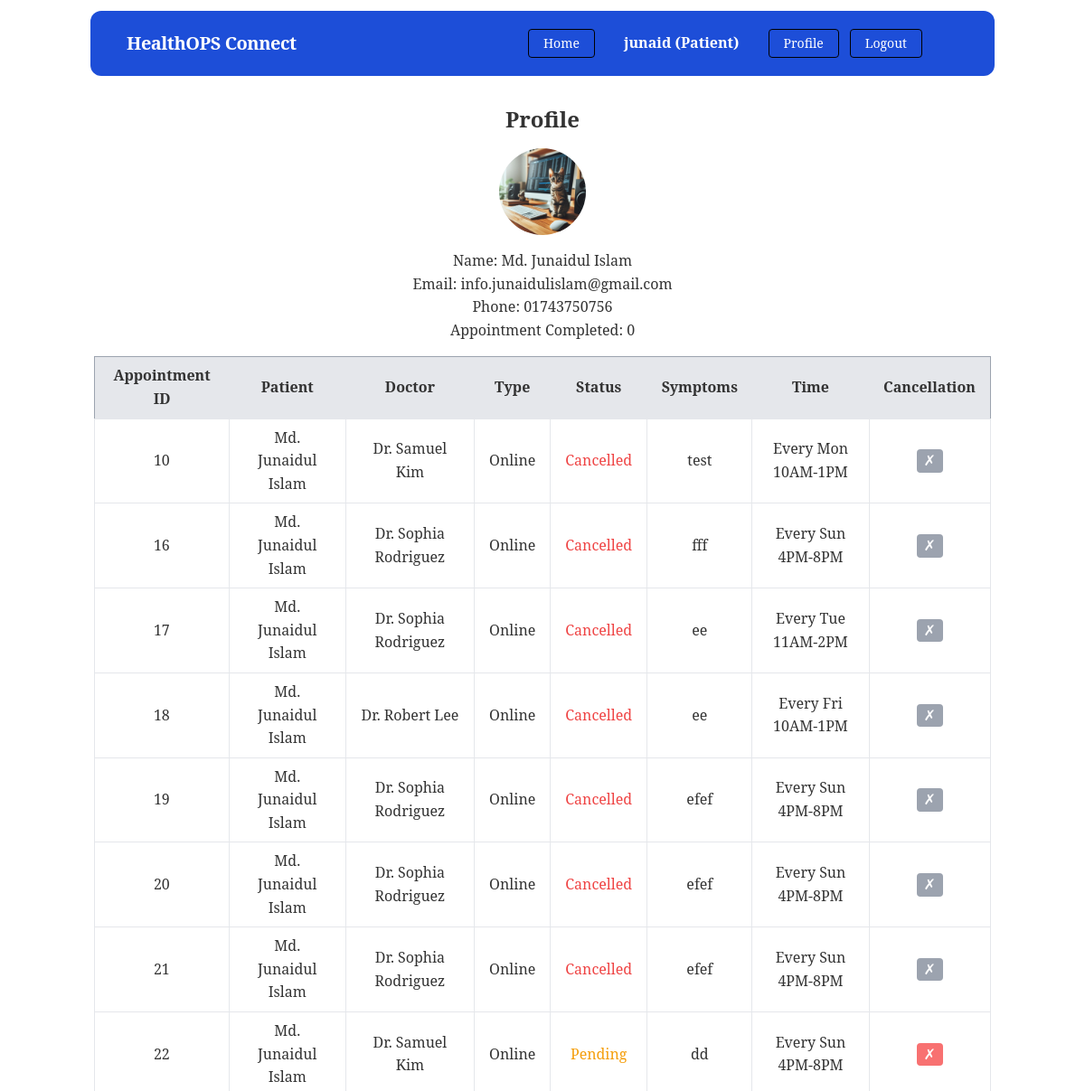
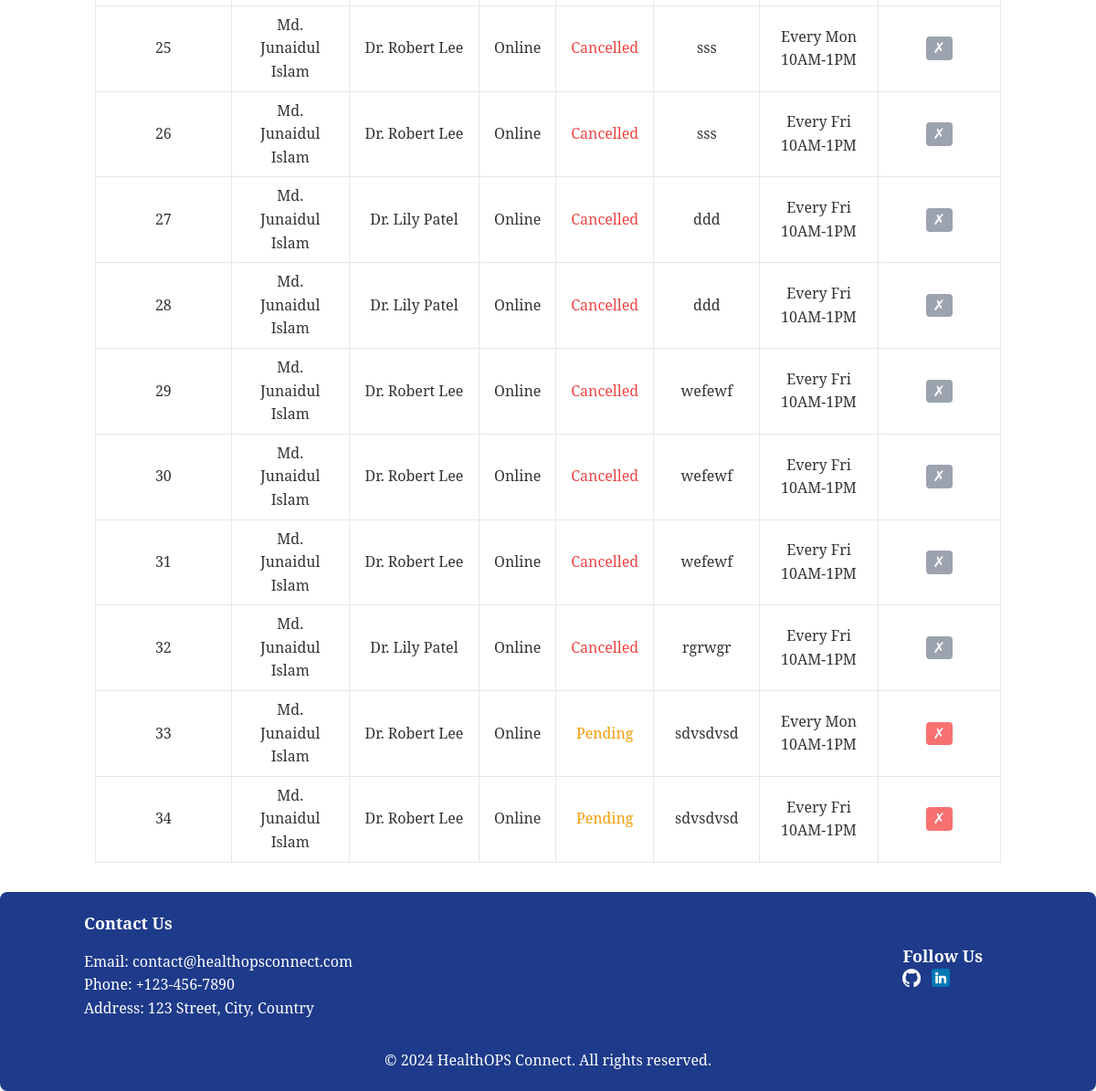
Page /patients/profile/ (signed in) on the earlier database version (2 pictures, top to bottom).
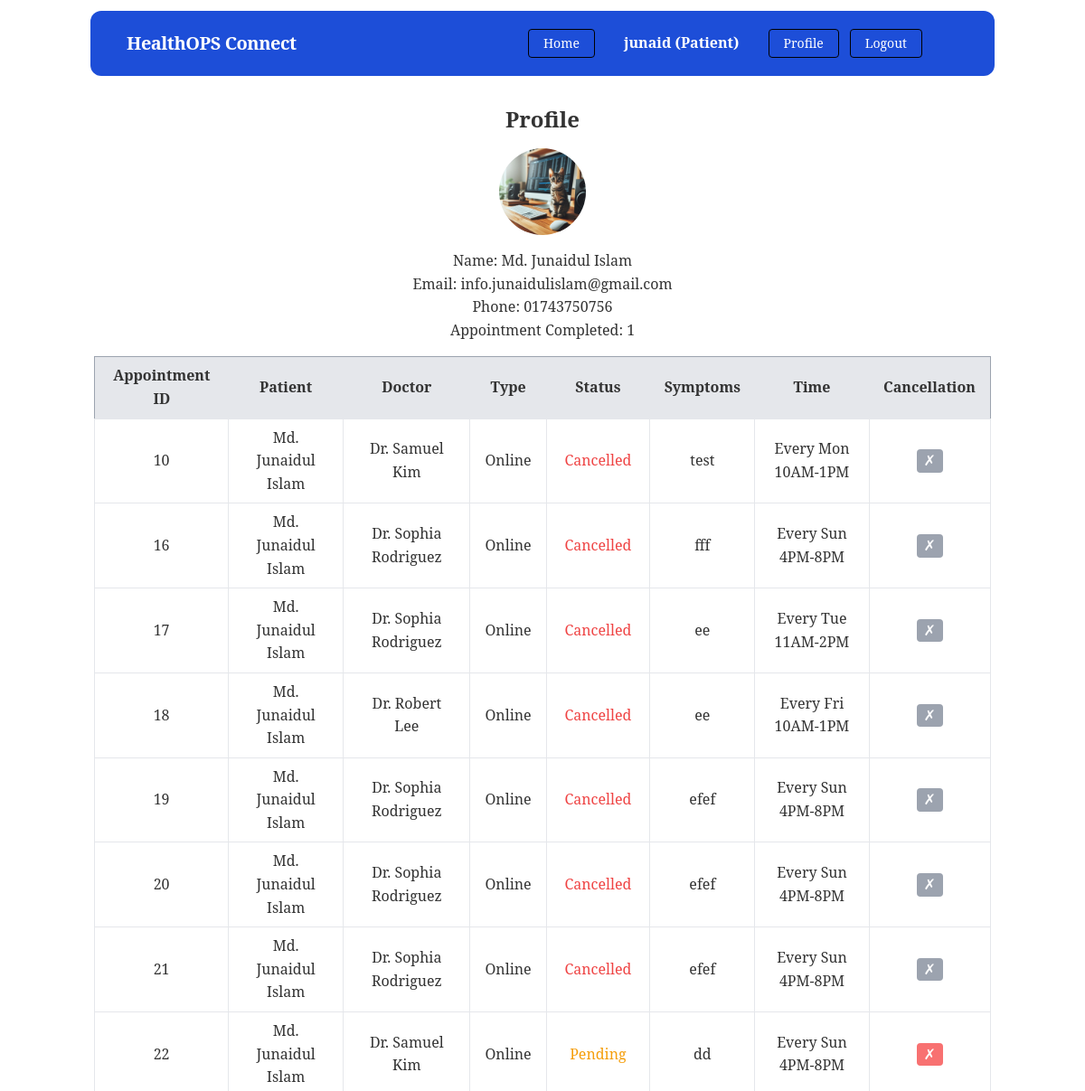
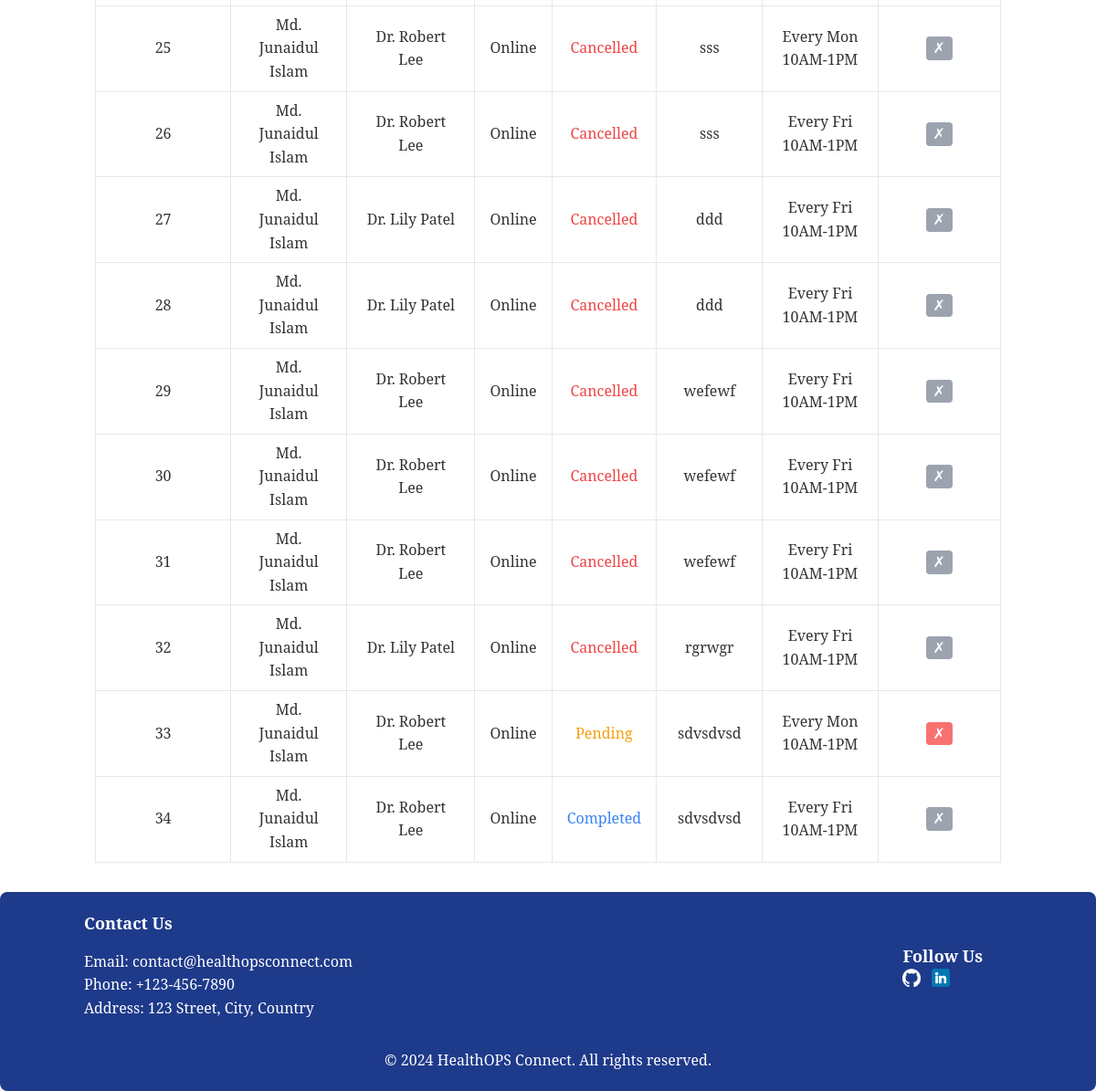
Same page on the later database version (2 pictures, top to bottom).
### appointment/models.py (models this page shows, shortened)
class Appointment(models.Model):
    patient = models.ForeignKey(Patient, on_delete=models.CASCADE)
    doctor = models.ForeignKey(Doctor, on_delete=models.CASCADE)
    appointment_type = models.CharField(
        choices=APPOINTMENT_TYPE, max_length=10)
    appointment_status = models.CharField(
        choices=APPOINTMENT_STATUS, max_length=10, default='Pending')
    symptoms = models.TextField()
    appointment_time = models.ForeignKey(
        AvailableTime, on_delete=models.CASCADE)
    cancellation = models.BooleanField(default=False)

### patient/models.py (models this page shows)
class Patient(models.Model):
    user = models.OneToOneField(User, on_delete=models.CASCADE)
    image = models.ImageField(
        upload_to='patient/images/', default='patient/images/default.jpg')
    phone = models.CharField(max_length=11)
    user_type = models.CharField(default='Patient', max_length=10, editable=False)
    def __str__(self):
        return f"{self.user.first_name} {self.user.last_name}"

### doctor/models.py (models this page shows)
class Doctor(models.Model):
    user = models.OneToOneField(User, on_delete=models.CASCADE)
    image = models.ImageField(
        upload_to='doctor/media/uploads/', default='doctor/media/uploads/default.jpg')
    designation = models.ManyToManyField(Designation)
    expertise = models.ManyToManyField(Expertise)
    available_time = models.ManyToManyField(AvailableTime)
    fee = models.IntegerField()
    meet_link = models.URLField(max_length=200)
    user_type = models.CharField(
        default='Doctor', max_length=10, editable=False)
    def __str__(self):
        return f"Dr. {self.user.first_name} {self.user.last_name}"

class AvailableTime(models.Model):
    name = models.CharField(max_length=100)
    def __str__(self):
        return self.name

### patient/views.py (the view)
# urls.py: path('profile/', PatientProfileView.as_view(), name='patient_profile'),
class PatientProfileView(LoginRequiredMixin, ListView):
    model = Appointment
    template_name = 'patient_profile.html'
    context_object_name = 'appointments'
    def get_context_data(self, **kwargs):
        context = super().get_context_data(**kwargs)
        context['completed'] = Appointment.objects.filter(
            patient=self.request.user.patient, appointment_status='Completed').count()
        return context
    def get_queryset(self):
        return Appointment.objects.filter(patient=self.request.user.patient)

### patient/templates/patient_profile.html (shortened to what this page needs)
{% extends 'base.html' %}
{%block content %}
<div class="container mx-auto px-4 py-8 text-center">
    <h1 class="text-2xl font-bold mb-4">Profile</h1>
    <img src="{{ user.patient.image.url }}" alt="{{ user.get_full_name }}" class="rounded-full h-24 w-24 mb-4 m-auto" />
    <p>Name: {{ user.get_full_name }}</p>
    <p>Email: {{ user.email }}</p>
    <p>Phone: {{ user.patient.phone }}</p>
    <p class="mb-4">Appointment Completed: {{ completed }}</p>
    <div class="overflow-x-auto">
        <table class="table-auto border-collapse border border-gray-400 w-full">
            <thead>
                <tr class="bg-gray-200">
                    <th class="px-4 py-2">Appointment ID</th>
                    <th class="px-4 py-2">Patient</th>
                    <th class="px-4 py-2">Doctor</th>
                    <th class="px-4 py-2">Type</th>
                    <th class="px-4 py-2">Status</th>
                    <th class="px-4 py-2">Symptoms</th>
                    <th class="px-4 py-2">Time</th>
                    <th class="px-4 py-2">Cancellation</th>
                </tr>
            </thead>
            <tbody>
                {% for appointment in appointments %}
                <tr>
                    <td class="border px-4 py-2">{{ appointment.id }}</td>
                    <td class="border px-4 py-2">{{ appointment.patient }}</td>
                    <td class="border px-4 py-2">{{ appointment.doctor }}</td>
                    <td class="border px-4 py-2">
                        {{ appointment.get_appointment_type_display }}
                    </td>
                    <td class="border px-4 py-2">
                        {% if appointment.appointment_status == 'Pending' %}
                        <span class="text-yellow-500">{{ appointment.get_appointment_status_display }}</span>
                        {% elif appointment.appointment_status == 'Running' %}
                        <span class="text-green-500">{{ appointment.get_appointment_status_display }}</span>
                        {% elif appointment.appointment_status == 'Completed' %}
                        <span class="text-blue-500">{{ appointment.get_appointment_status_display }}</span>
                        {% else %}
                        <span class="text-red-500">{{ appointment.get_appointment_status_display }}</span>
                        {% endif %}
                    </td>
                    <td class="border px-4 py-2">{{ appointment.symptoms }}</td>
                    <td class="border px-4 py-2">
                        {{ appointment.appointment_time }}
                    </td>
                    <td class="border px-4 py-2">
                        {% if appointment.appointment_status == 'Pending' %}
                        <form action="{% url 'cancel_appointment' appointment.id %}" method="post">
                            <button type="submit" class="bg-red-400 hover:bg-red-500 text-white px-2 rounded">
                                ✗
                            </button>
                        </form>
                        {% else %}
                        <button class="bg-gray-400 text-white px-2 rounded" disabled>
                            ✗
                        </button>
                        {% endif %}
                    </td>
                </tr>
                {% empty %}
                <tr>
                    <td colspan="8" class="border px-4 py-2">
                        No appointments found.
                    </td>
                </tr>
                {% endfor %}
            </tbody>
        </table>
    </div>
</div>
{% endblock %}

Differences in the rows shown:
changed Appointment id 34: appointment_status "Pending" → "Completed"
Other differences:
{{ completed }}: "0" → "1"
